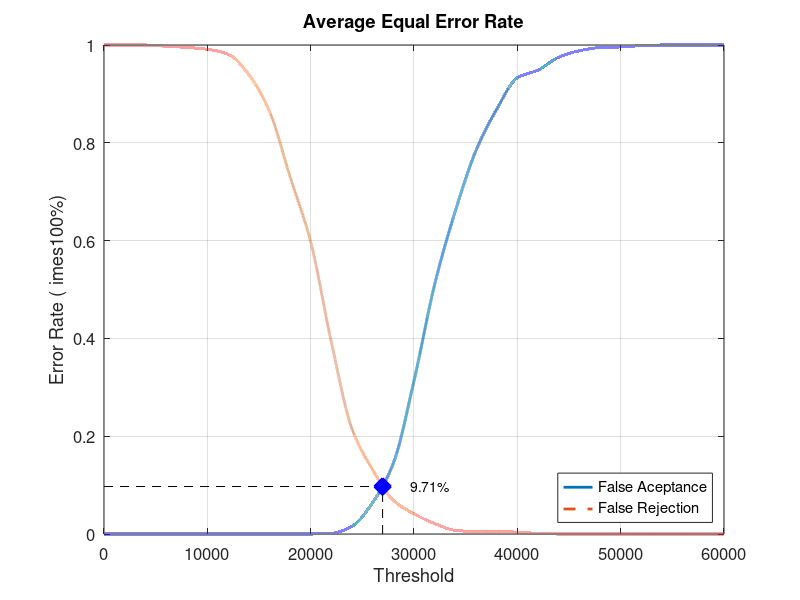
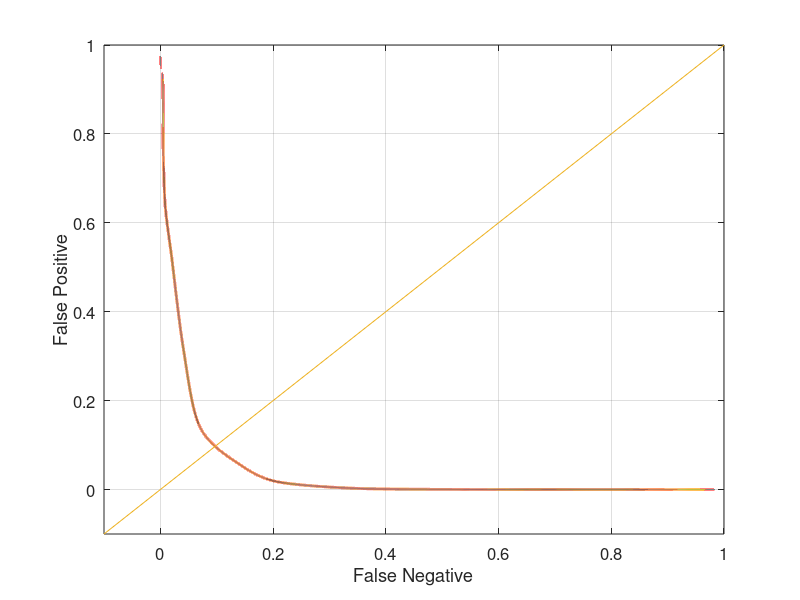

These figures' MATLAB source, in order:
close all;
clear;
clc;
x = 0:2000:60000;
xq = 0:0.5:60000;

y0 = [0 0 0 0 0 0 0 0 0 0 0 0.00131579 0.0157895 0.0644737 0.144737 0.313158 0.510526 0.660526 0.784211 0.868421 0.932895 0.948684 0.975 0.988158 0.994737 0.996053 0.998684 1 1 1 1]
yy0 = interp1(x, y0, xq, 'pchip');
y1 = [1 1 1 0.9975 0.995 0.99125 0.98125 0.94 0.865 0.73125 0.5975 0.3925 0.215 0.13125 0.06875 0.04125 0.02125 0.0075 0.005 0.005 0.00375 0.00125 0 0 0 0 0 0 0 0 0]
yy1 = interp1(x, y1, xq, 'pchip');

% Calculating EER: 
y2 = abs(y0 - y1);
find(y2 == min(y2))
yy2 = abs(yy0 - yy1);
xEER = find(yy2 == min(yy2));
xEERIndex = xq(xEER) % X-axis EER
yEER = yy0(xEER) % Y-axis EER

main = figure
plot(xq, yy0,'-','LineWidth', 2);	hold on
plot(xq, yy1,'--','LineWidth', 2);	hold on
plot([xEERIndex xEERIndex], [0 yEER], 'k--');	hold on
plot([0 xEERIndex], [yEER yEER], 'k--');	hold on
plot(xEERIndex, yEER, 'bx', 'LineWidth', 10);	hold on
text(xEERIndex + 10 * xEERIndex / 100, yEER, [num2str(round((10000 * yEER)) / 100) '%'])
legend('False Aceptance', 'False Rejection', 'Location', 'SouthEast')
xlabel('Threshold')
ylabel('Error Rate (	imes100%)')
title('Average Equal Error Rate')
set(gca, 'FontSize', 12)
axis([0 60000 0 1])
grid on

print(main, 'Experiment2AverageMain', '-dpng');
FNRxFPR = figure('Color', [1 1 1]);
plot(yy1, yy0, '-', yy1, yy0, 'LineWidth', 2);
hold on
y = -0.1:0.1:1
plot(y, y); 
set(gca, 'FontSize', 12)
xlabel('False Negative')
ylabel('False Positive')
axis([-0.1 1 -0.1 1])
set(gca, 'FontSize', 12)
grid on

print(FNRxFPR, 'Experiment2AverageFNRxFPR','-dpng');
